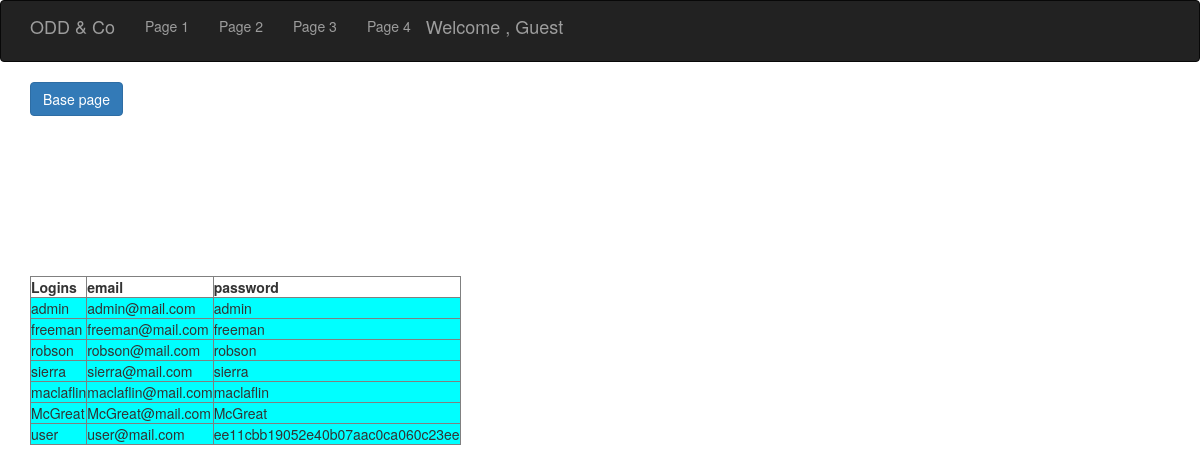
/app/admin.php, run on the app's committed database.
### tables this page shows
CREATE TABLE `users` (
  `id_user` int(10) NOT NULL,
  `login` varchar(25) NOT NULL,
  `password` varchar(255) NOT NULL,
  `email` varchar(25) NOT NULL
);

### app/admin.php (the view, shortened to what this page needs)
<?php
require_once '../app/header.php';
require_once '../app/footer.php';
?>
    <div class="container">
        <form action="../index.php">
            <button class="btn btn-primary">Base page</button>
        </form>
    </div>
    <div class="container">
    <table cellspacing="2" border="1" cellpadding="5" width="200">
<?php
    $link = app\linkSql::linked();
    $strSQL = "SELECT * FROM users ";
    $rs = mysqli_query($link, $strSQL);
    echo "<th > Logins </th> <th > email </th> <th> password</th>";
    while ($row = mysqli_fetch_array($rs)){
        echo "<tr> <td bgcolor='aqua'>" . $row[1]. "</td>   <td bgcolor='aqua'>" . $row[3]. "</td> <td bgcolor='aqua'>" . $row[2]. "</td> </tr>" ;
        echo "<br>";
    }
 ?>
    </table>
    </div>

### app/header.php (shortened to what this page needs)
<!DOCTYPE html>
<html>
<head>
    <link href="/public/css/bootstrap.css" rel="stylesheet">
</head>
<body>
        <div class="navbar navbar-inverse navbar-static-top-top">
            <div class="container">
                <div class="navbar-header">
                    <a class="navbar-brand" href="/index.php"> ODD & Co </a>
                </div>
                <div class="collapse navbar-collapse" id="responsive-menu">
                    <ul class="nav navbar-nav">
                        <li><a href="#">Page 1</a></li>
                        <li><a href="#">Page 2</a></li>
                        <li><a href="#">Page 3</a></li>
                        <li><a href="#">Page 4</a></li>
                    </ul>
                    <p class="navbar-brand" > <?php echo 'Welcome , ' . $_SESSION['login'] = 'Guest' ?> </p>
                </div>
            </div>
        </div>

### app/footer.php (shortened to what this page needs)
</body>
</html>

### data on the page
users: login "admin", email "admin@mail.com", password "admin"
users: login "freeman", email "freeman@mail.com", password "freeman"
users: login "robson", email "robson@mail.com", password "robson"
users: login "sierra", email "sierra@mail.com", password "sierra"
users: login "maclaflin", email "maclaflin@mail.com", password "maclaflin"
users: login "McGreat", email "McGreat@mail.com", password "McGreat"
users: login "user", email "user@mail.com", password "ee11cbb19052e40b07aac0ca060c23ee"

### other printed values
$_SESSION['login'] = 'Guest' "Guest"
